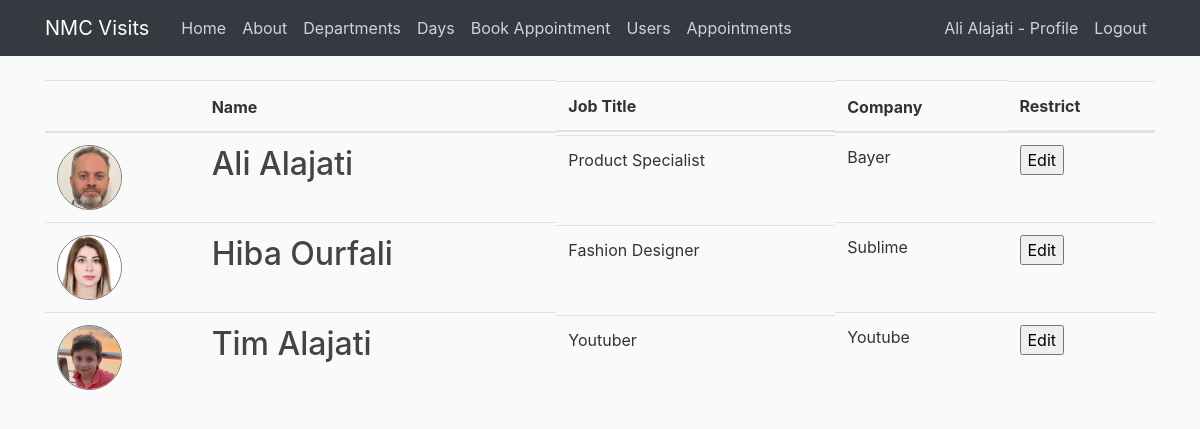
Screenshot of /users (signed in) with the database file from the repository.
### nmcvisits/models.py (models this page shows, shortened)
class User(db.Model, UserMixin):
    id = db.Column(db.Integer, primary_key=True)
    username = db.Column(db.String(100), nullable=False)
    email = db.Column(db.String(100), unique=True, nullable=False)
    password = db.Column(db.String(), nullable=False)
    company = db.Column(db.String())
    jobTitle = db.Column(db.String())
    phone = db.Column(db.String())
    imageFile = db.Column(db.String(20), nullable=False, default='default.jpg')
    role = db.Column(db.String(20), nullable=False, default="Visitor")
    notes = db.Column(db.String(300))
    appointments = db.relationship('Appointment', backref='visitor', lazy=True)

### nmcvisits/routes.py (the view)
@app.route("/users", methods=["POST", "GET"])
@login_required
def users():
    users = User.query.all()
    return render_template("users.html", sidebar = False, users=users)

### nmcvisits/models.py (called while the page is built)
@login_manager.user_loader
def load_user(user_id):
    return User.query.get(int(user_id))

### nmcvisits/templates/users.html (shortened to what this page needs)
{% extends "layout.html" %}
{% block body %}
    <table class="table">
        <thead>
            <tr>
            <th></th>
            <th>Name</th>
            <th class="d-none d-md-block">Job Title</th>
            <th>Company</th>
            <th class="d-none d-md-block">Restrict</th>
            </tr>
        </thead>
        <tbody>
            {% for user in users %}
            <tr>
                <td>
                    <img class="rounded-circle border border-secondary article-img" src="{{url_for('static', filename='profile_photos/' + user.imageFile)}}" alt="user photo">
                    </td>
                    <td><h2>{{user.username}}</h2></td>
                    <td class="d-none d-md-block">{{user.jobTitle}}</td>
                    <td>{{user.company}}</td>
                    <td class="d-none d-md-block">
                        <form action="" method="Post">
                            <input type="submit" value="Edit">
                        </form>
                    </td>
            </tr>
            {% endfor %}
        </tbody>
    </table>
{% endblock %}

### nmcvisits/templates/layout.html (shortened to what this page needs)
<!DOCTYPE html>
<html>
<head>
    <link rel="stylesheet" href="https://maxcdn.bootstrapcdn.com/bootstrap/4.0.0/css/bootstrap.min.css">
    <link rel="stylesheet" type="text/css" href="{{ url_for('static', filename='styles.css') }}">
</head>
<body>
    <header class="site-header">
      <nav class="navbar navbar-expand-md navbar-dark bg-dark fixed-top">
        <div class="container">
          <a class="navbar-brand mr-4" href="/">NMC Visits</a>
          <div class="collapse navbar-collapse" id="navbarToggle">
            <div class="navbar-nav mr-auto">
              <a class="nav-item nav-link" href="{{ url_for('home') }}">Home</a>
              <a class="nav-item nav-link" href="{{ url_for('about') }}">About</a>
              <a class="nav-item nav-link" href="{{ url_for('departments') }}">Departments</a>
              <a class="nav-item nav-link" href="{{ url_for('allowedDaysToVisit') }}">Days</a>
              <a class="nav-item nav-link" href="{{ url_for('createAppointment') }}">Book Appointment</a>
              <a class="nav-item nav-link" href="{{ url_for('users') }}">Users</a>
              <a class="nav-item nav-link" href="{{ url_for('appointments') }}">Appointments</a>
            </div>
            <div class="navbar-nav">
              {% if current_user.is_authenticated %}
              <a class="nav-item nav-link" href="{{ url_for('profile') }}">{{current_user.username}} - Profile</a>
              <a class="nav-item nav-link" href="{{ url_for('logout') }}">Logout</a>
              {% else %}
              <a class="nav-item nav-link" href="{{ url_for('login') }}">Login</a>
              <a class="nav-item nav-link" href="{{ url_for('register') }}">Register</a>
              {% endif %}
            </div>
          </div>
        </div>
      </nav>
    </header>
    <main role="main" class="container">
      <div class="row">
        {% if sidebar %}
        <div class="col-md-{{12-sidebar}}">
        {% else %}
        <div class="col-md-12">
        {% endif %}
          {% block body %}
          {% endblock %}
        </div>
      </div>
    </main>
</body>
</html>

### nmcvisits/static/styles.css (style rules this page uses)
body { background: #fafafa; color: #333333; margin-top: 5rem; }
h1, h2, h3, h4, h5, h6 { color: #444444; }
.site-header .navbar-nav .nav-link { color: #cbd5db; }
.article-img { height: 65px; width: 65px; }

### rows the page displays
User: username "Ali Alajati", imageFile (picture), jobTitle "Product Specialist", company "Bayer"
User: imageFile (picture), username "Hiba Ourfali", jobTitle "Fashion Designer", company "Sublime"
User: imageFile (picture), username "Tim Alajati", jobTitle "Youtuber", company "Youtube"
